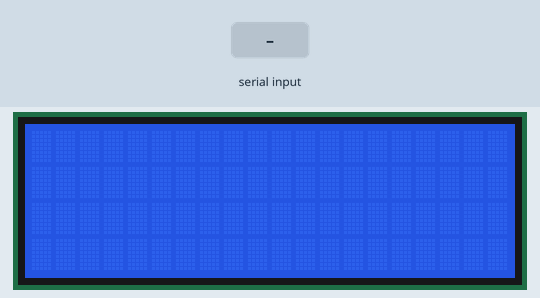
Recording of a sketch running on a simulated Arduino Uno, built with avr-gcc and run on an emulated ATmega328P. Parts: 20×4 character LCD. The inputs (shaded band) are chosen by the test bench.

Above: at 1.2 s.
1.3 s: ",$" received over the second serial link
2.8 s: "30,150$" received over the second serial link
At 4.0 s:
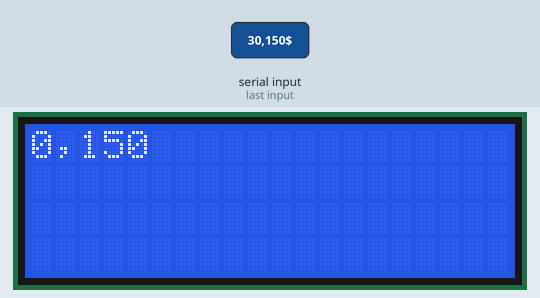
Timing chart, 0 to 5.8 s (numbered marks = the images above; inputs shaded):
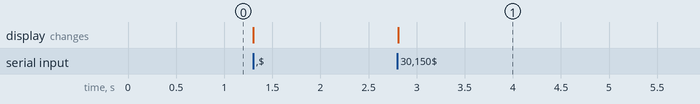

Measured:
- after the input at 2.8 s, the display: changes at once (image 1)

The sketch:

LCDAdapterDriver.ino
```cpp
#include <SoftwareSerial.h>
#include <Wire.h>
#include <LiquidCrystal_I2C.h>

LiquidCrystal_I2C lcd(0x27,20,4);
SoftwareSerial mySerial(8, 9); // RX, TX

void setup() {
  lcd.init();                      // initialize the lcd
  // Print a message to the LCD.
  lcd.backlight();
  Serial.begin(9600);
  // set the data rate for the SoftwareSerial port
  mySerial.begin(9600);
  //mySerial.println("Hello, world?");
}
// format = *<MASSAGE>col,line$$

void loop() { // run over and over
  if (mySerial.available()) {
    String s = mySerial.readStringUntil('$');
    String Massage = s.substring(s.indexOf("<")+1,s.indexOf(">"));
    String Col = s.substring(s.indexOf(">")+1,s.indexOf(","));
    String Line = s.substring(s.indexOf(",")+1,s.indexOf("$"));
    if(s.indexOf("*")==-1)
    {
      lcd.setCursor(Col.toInt(),Line.toInt());
      lcd.print(Massage);
    }
    else
    {
      lcd.clear();
    }
  }
}
```
